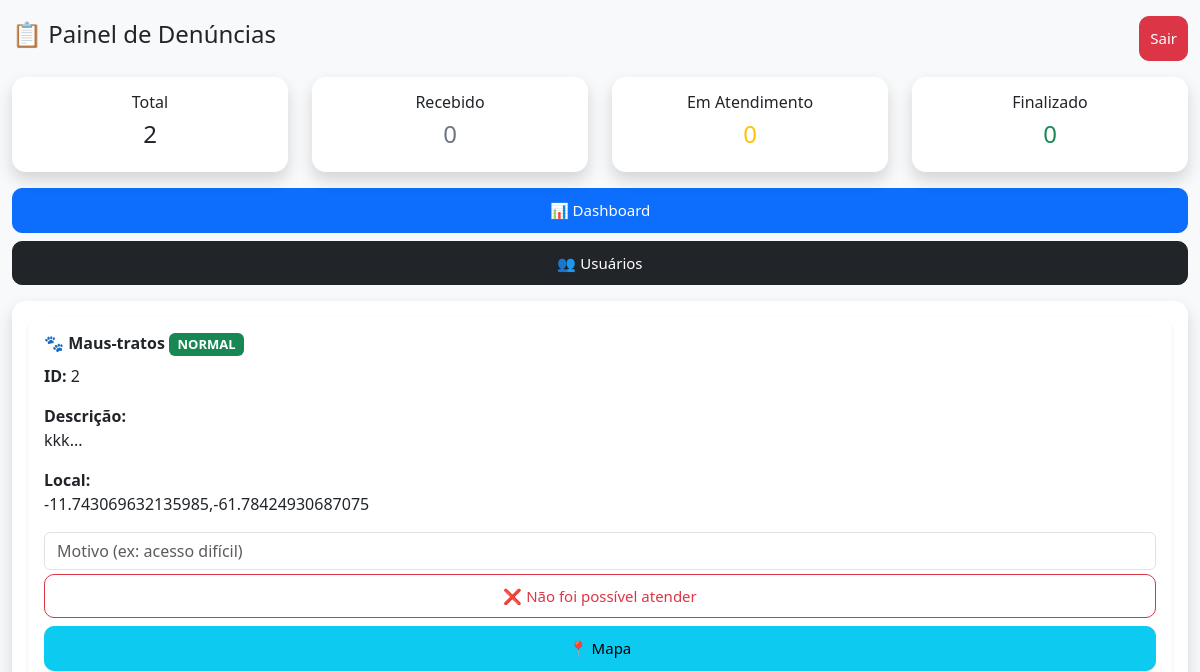
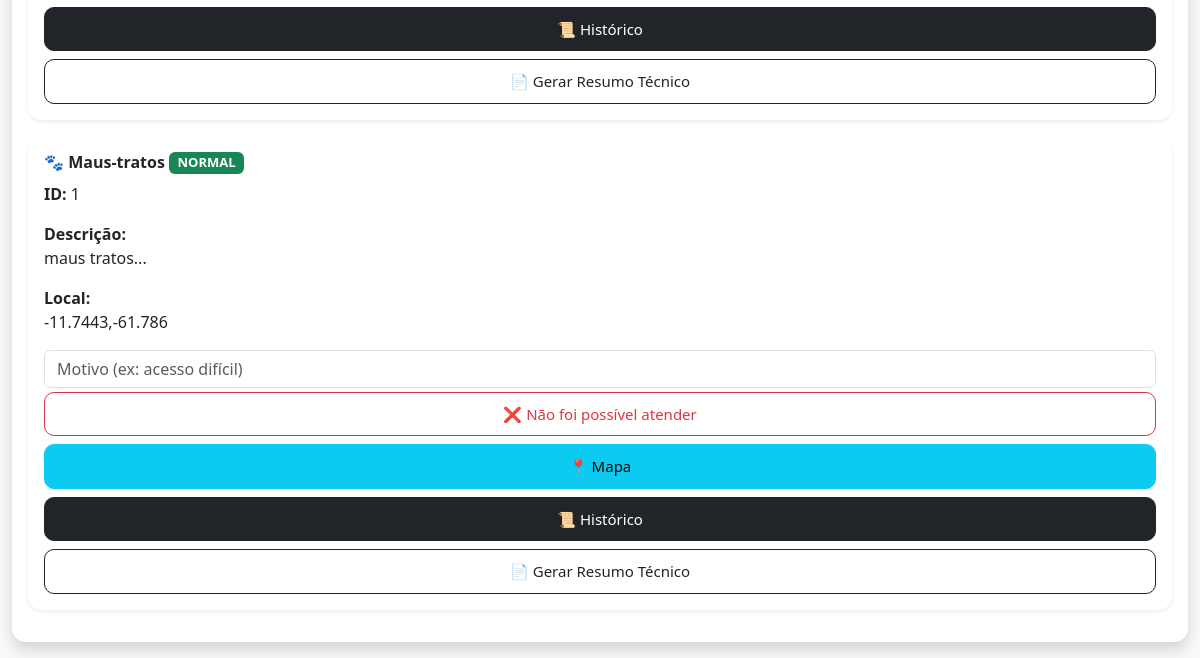
Before: /painel (signed in) with the older database file (2 pictures, top to bottom).
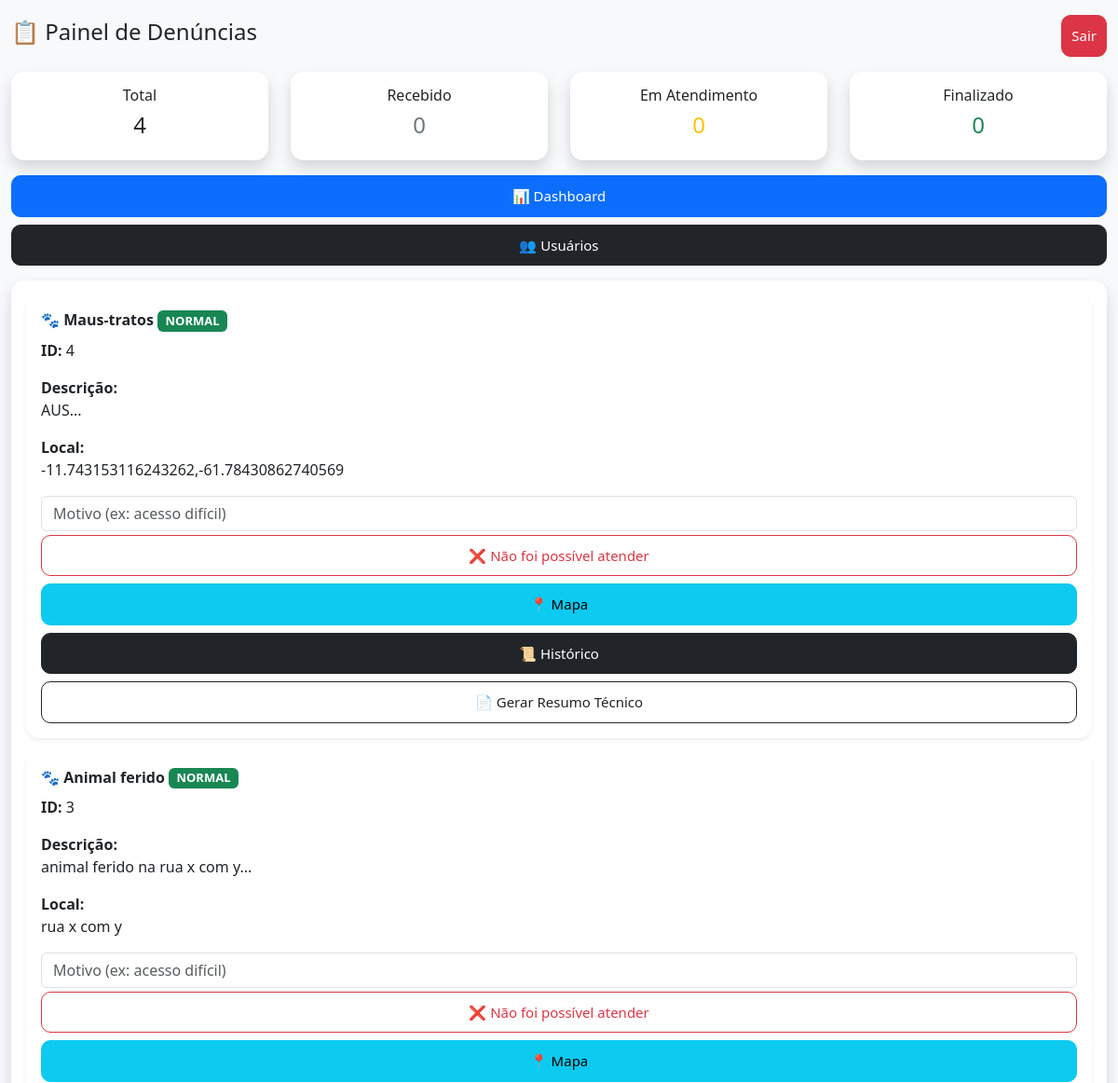
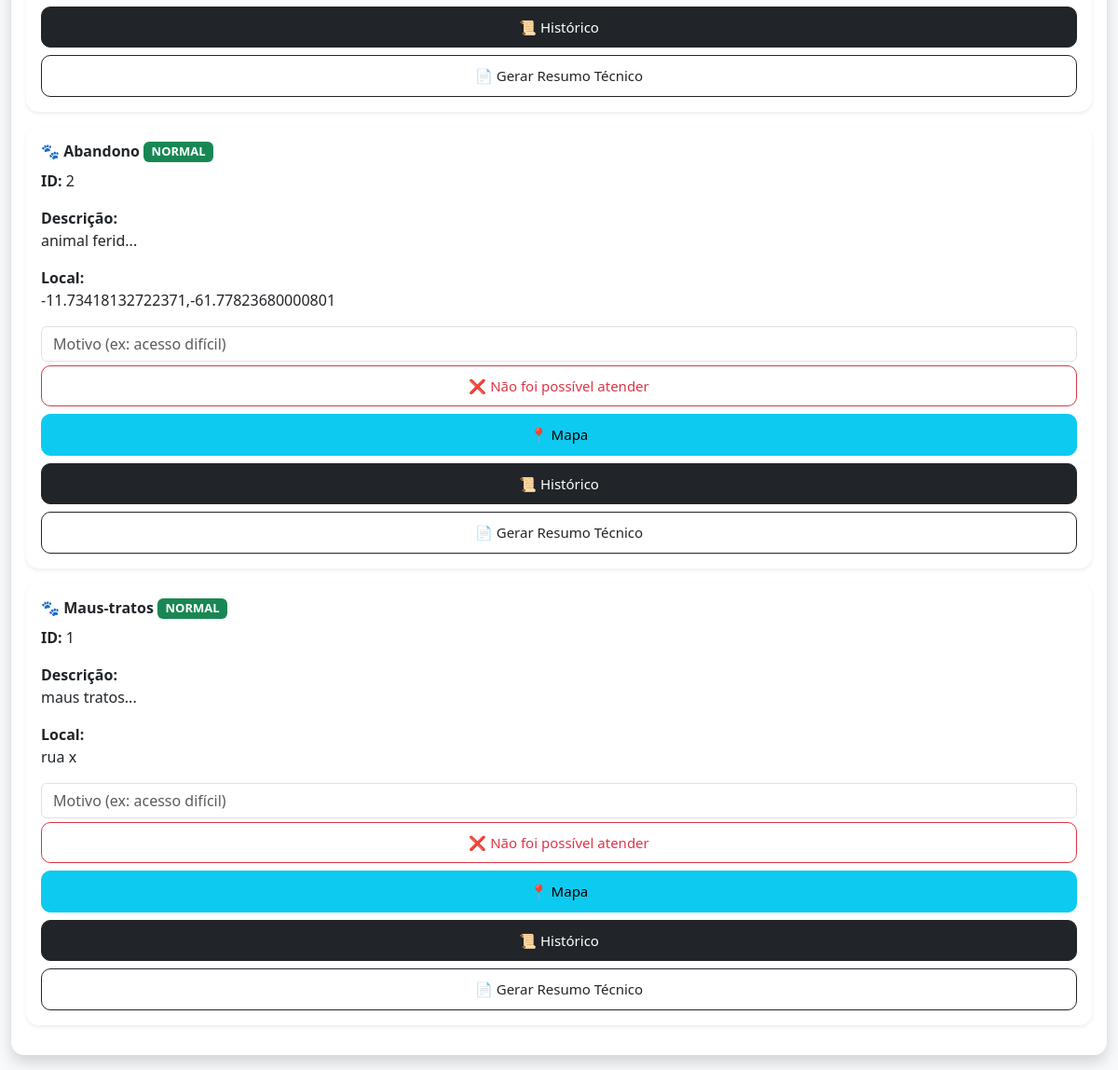
After: the same page with the newer database file (2 pictures, top to bottom).
### tables this page shows
CREATE TABLE denuncias (
        id INTEGER PRIMARY KEY AUTOINCREMENT,
        tipo TEXT,
        descricao TEXT,
        localizacao TEXT,
        imagem TEXT,
        status TEXT,
        data_criacao TIMESTAMP DEFAULT CURRENT_TIMESTAMP
    , fiscal_id INTEGER);

### app.py (the view)
@app.route('/painel')
def painel():
    if not session.get('logado'):
        return redirect('/login')
    conn = conectar()
    cursor = conn.cursor()
    cursor.execute("SELECT * FROM denuncias ORDER BY id DESC")
    dados = cursor.fetchall()
    cursor.execute("SELECT COUNT(*) FROM denuncias")
    total = cursor.fetchone()[0]
    cursor.execute("SELECT COUNT(*) FROM denuncias WHERE status = 'RECEBIDO'")
    recebido = cursor.fetchone()[0]
    cursor.execute("SELECT COUNT(*) FROM denuncias WHERE status = 'EM_ATENDIMENTO'")
    fiscalizacao = cursor.fetchone()[0]
    cursor.execute("SELECT COUNT(*) FROM denuncias WHERE status = 'FINALIZADO'")
    resolvido = cursor.fetchone()[0]
    cursor.execute("SELECT id, nome FROM usuarios WHERE tipo='fiscal'")
    fiscais = cursor.fetchall()
    conn.close()
    return render_template('painel.html',
                           dados=dados,
                           total=total,
                           recebido=recebido,
                           fiscalizacao=fiscalizacao,
                           resolvido=resolvido,
                           fiscais=fiscais)

### database.py (called while the page is built)
def conectar():
    return sqlite3.connect(os.path.join(BASE_DIR, 'banco.db'))

### templates/painel.html (shortened to what this page needs)
<!DOCTYPE html>
<html>
<head>
    <link href="https://cdn.jsdelivr.net/npm/bootstrap@5.3.0/dist/css/bootstrap.min.css" rel="stylesheet">
</head>
<body class="bg-light">
<div class="container-fluid py-3">
    <div class="d-flex justify-content-between align-items-center mb-3">
    <h4>📋 Painel de Denúncias</h4>
    <a href="/logout" class="btn btn-danger">Sair</a>
</div>
    <div class="row mb-3">
    <div class="col-6 col-md-3">
        <div class="card text-center shadow">
            <div class="card-body">
                <h6>Total</h6>
                <h4>{{ total }}</h4>
            </div>
        </div>
    </div>
    <div class="col-6 col-md-3">
        <div class="card text-center shadow">
            <div class="card-body">
                <h6>Recebido</h6>
                <h4 class="text-secondary">{{ recebido }}</h4>
            </div>
        </div>
    </div>
    <div class="col-6 col-md-3">
        <div class="card text-center shadow">
            <div class="card-body">
                <h6>Em Atendimento</h6>
                <h4 class="text-warning">{{ fiscalizacao }}</h4>
            </div>
        </div>
    </div>
    <div class="col-6 col-md-3">
        <div class="card text-center shadow">
            <div class="card-body">
                <h6>Finalizado</h6>
                <h4 class="text-success">{{ resolvido }}</h4>
            </div>
        </div>
    </div>
</div>
    <div class="d-grid gap-2 mb-3">
        <a href="/dashboard" class="btn btn-primary">📊 Dashboard</a>
        <a href="/usuarios" class="btn btn-dark">👥 Usuários</a>
    </div>
    <div class="card shadow p-3">
        {% for d in dados %}
        <div class="card mb-3 shadow-sm">
            <div class="card-body">
                <h6 class="fw-bold">
                    🐾 {{ d[1] }}
                    {% if d[6] == 'URGENTE' %}
                        <span class="badge bg-danger">URGENTE</span>
                    {% elif d[6] == 'PRIORITARIO' %}
                        <span class="badge bg-warning text-dark">PRIORITÁRIO</span>
                    {% else %}
                        <span class="badge bg-success">NORMAL</span>
                    {% endif %}
                </h6>
                <p><strong>ID:</strong> {{ d[0] }}</p>
                <p>
                    <strong>Descrição:</strong><br>
                    {{ d[2][:80] }}...
                </p>
                <p>
                    <strong>Local:</strong><br>
                    {{ d[3] }}
                </p>
                {% if d[5] != 'FINALIZADO' and d[5] != 'NAO_ATENDIDO' %}
                <form action="/nao_atendido/{{ d[0] }}" method="post">
                    <input type="text" name="motivo" class="form-control mb-1"
                           placeholder="Motivo (ex: acesso difícil)" required>
                    <button class="btn btn-outline-danger btn-sm w-100">
                        ❌ Não foi possível atender
                    </button>
                </form>
                {% endif %}
                <div class="d-grid gap-2 mt-2">
                    <a href="/mapa/{{ d[0] }}" class="btn btn-info btn-sm">
                        📍 Mapa
                    </a>
                    <a href="/historico/{{ d[0] }}" class="btn btn-dark btn-sm">
                       📜 Histórico
                    </a>
                    <a href="/gerar_pdf/{{ d[0] }}" class="btn btn-outline-dark btn-sm">
                       📄 Gerar Resumo Técnico
                    </a>
                </div>
            </div>
        </div>
        {% endfor %}
    </div>
</div>
</body>
</html>

### templates/painel.html (style rules this page uses)
.badge { font-size: 13px; }
.btn-sm { border-radius: 8px; }
.card { border-radius: 14px; border: none; box-shadow: 0 4px 12px rgba(0,0,0,0.08); }
.btn { border-radius: 10px; padding: 10px; font-size: 15px; }
html, body { overflow-x: hidden; }

Changed rows visible on the page:
added denuncias: tipo "Maus-tratos", shows "NORMAL", id "4", descricao "AUS", localizacao "-11.743153116243262,-61.78430862740569"
added denuncias: tipo "Animal ferido", shows "NORMAL", id "3", descricao "animal ferido na rua x com y", localizacao "rua x com y"
changed denuncias id 2: tipo "Maus-tratos" → "Abandono"; descricao "kkk" → "animal ferid"; localizacao "-11.743069632135985,-61.78424930687075" → "-11.73418132722371,-61.77823680000801"
changed denuncias "maus tratos": localizacao "-11.7443,-61.786" → "rua x"
Other visible differences:
{{ total }}: "2" → "4"
